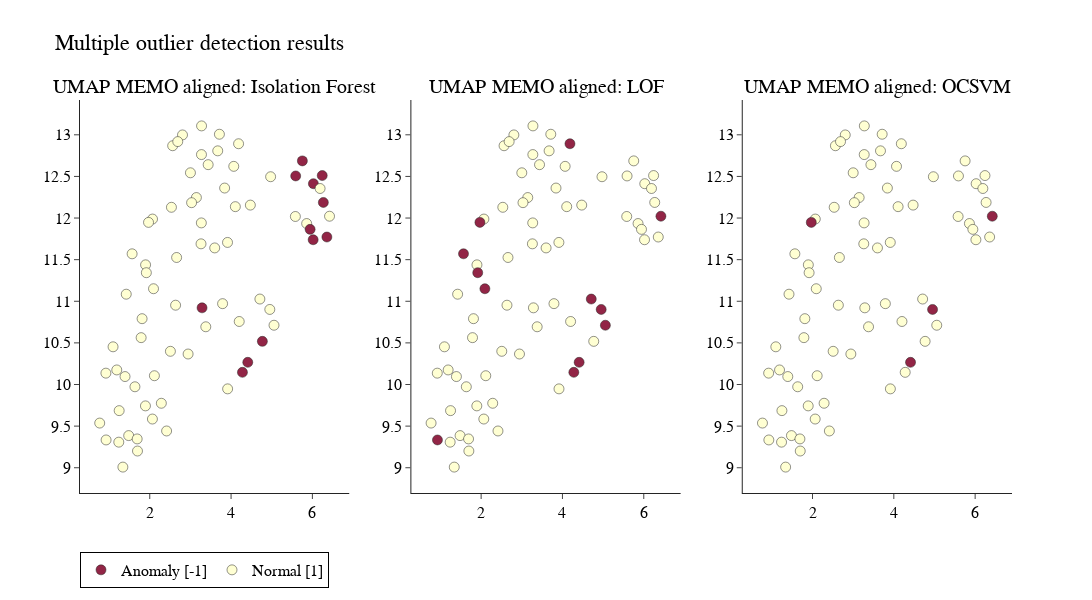

Notebook source saved alongside this figure:
### Markdown cell above
##### SC.2.1 UMAP

### Code cell
umap_2d(matrix = metric_df,
        data = SC, 
        metadata=metadata_df)

### Figure 1 — Plotly figure (JSON) as saved in the notebook; plotly's stock layout.template omitted (floating-point values rounded to 4 significant figures)
{"data": [{"hovertext": ["LQ-01-61-01_pos.mzXML", "LQ-01-61-02_pos.mzXML", "LQ-01-61-03_pos.mzXML", "LQ-01-61-04_pos.mzXML", "LQ-01-61-05_pos.mzXML", "LQ-01-61-06_pos.mzXML", "LQ-01-61-07_pos.mzXML", "LQ-01-61-08_pos.mzXML", "LQ-01-61-09_pos.mzXML", "LQ-01-61-10_pos.mzXML", "LQ-01-61-11_pos.mzXML", "LQ-01-61-12_pos.mzXML", "LQ-01-61-13_pos.mzXML", "LQ-01-61-14_pos.mzXML", "LQ-01-61-15_pos.mzXML", "LQ-01-61-16_pos.mzXML", "LQ-01-61-17_pos.mzXML", "LQ-01-61-18_pos.mzXML", "LQ-01-61-19_pos.mzXML", "LQ-01-61-20_pos.mzXML", "LQ-01-61-21_pos.mzXML", "LQ-01-61-22_pos.mzXML", "LQ-01-61-23_pos.mzXML", "LQ-01-61-24_pos.mzXML", "LQ-01-61-25_pos.mzXML", "LQ-01-61-26_pos.mzXML", "LQ-01-61-27_pos.mzXML", "LQ-01-61-28_pos.mzXML", "LQ-01-61-29_pos.mzXML", "LQ-01-61-30_pos.mzXML", "LQ-01-61-31_pos.mzXML", "LQ-01-61-32_pos.mzXML", "LQ-01-61-33_pos.mzXML", "LQ-01-61-34_pos.mzXML", "LQ-01-61-35_pos.mzXML", "LQ-01-61-36_pos.mzXML", "LQ-01-61-37_pos.mzXML", "LQ-01-61-38_pos.mzXML", "LQ-01-61-39_pos.mzXML", "LQ-01-61-40_pos.mzXML", "LQ-01-61-41_pos.mzXML", "LQ-01-61-42_pos.mzXML", "LQ-01-61-43_pos.mzXML", "LQ-01-61-44_pos.mzXML", "LQ-01-61-45_pos.mzXML", "LQ-01-61-46_pos.mzXML", "LQ-01-61-47_pos.mzXML", "LQ-01-61-48_pos.mzXML", "LQ-01-61-49_pos.mzXML", "LQ-01-61-50_pos.mzXML", "LQ-01-61-51_pos.mzXML", "LQ-01-61-52_pos.mzXML", "LQ-01-61-53_pos.mzXML", "LQ-01-61-54_pos.mzXML", "LQ-01-61-55_pos.mzXML", "LQ-01-61-56_pos.mzXML", "LQ-01-61-57_pos.mzXML", "LQ-01-61-58_pos.mzXML", "LQ-01-61-59_pos.mzXML", "LQ-01-61-60_pos.mzXML", "LQ-01-61-61_pos.mzXML", "LQ-01-61-62_pos.mzXML", "LQ-01-61-63_pos.mzXML", "LQ-01-61-64_pos.mzXML", "LQ-01-61-65_pos.mzXML", "LQ-01-61-66_pos.mzXML", "LQ-01-61-67_pos.mzXML", "LQ-01-61-68_pos.mzXML", "LQ-01-61-69_pos.mzXML", "LQ-01-61-70_pos.mzXML", "LQ-01-61-71_pos.mzXML", "LQ-01-61-72_pos.mzXML", "LQ-01-61-73_pos.mzXML", "LQ-01-61-74_pos.mzXML", "LQ-01-61-75_pos.mzXML", "LQ-01-61-78_pos.mzXML"], "marker": {"color": [-1, -1, -1, -1, -1, -1, -1, 1, 1, 1, 1, 1, 1, -1, 1, 1, 1, 1, -1, 1, 1, 1, 1, 1, 1, 1, 1, 1, 1, 1, -1, 1, 1, 1, 1, 1, -1, 1, 1, 1, 1, 1, 1, 1, 1, 1, 1, 1, 1, 1, 1, 1, 1, 1, 1, 1, 1, 1, 1, 1, 1, 1, 1, 1, 1, 1, 1, 1, 1, 1, 1, 1, 1, -1, 1, 1], "colorscale": [[0, "rgb(128,0,38)"], [0.125, "rgb(189,0,38)"], [0.25, "rgb(227,26,28)"], [0.375, "rgb(252,78,42)"], [0.5, "rgb(253,141,60)"], [0.625, "rgb(254,178,76)"], [0.75, "rgb(254,217,118)"], [0.875, "rgb(255,237,160)"], [1, "rgb(255,255,204)"]], "line": {"color": "black", "width": 0.5}, "showscale": false, "size": 10}, "mode": "markers", "name": "Anomaly [-1]", "opacity": 0.85, "type": "scatter", "x": [5.753, 5.589, 6.242, 6.025, 3.286, 6.019, 4.411, 1.189, 2.068, 1.812, 4.066, 2.066, 3.147, 6.27, 2.636, 3.915, 5.859, 3.791, 4.28, 3.261, 1.898, 1.916, 2.092, 3.272, 2.661, 1.239, 2.508, 3.269, 3.672, 0.7695, 4.77, 4.2, 1.248, 3.274, 3.029, 1.482, 6.356, 3.378, 1.339, 1.636, 4.185, 2.415, 2.943, 4.474, 3.598, 1.392, 1.566, 2.806, 2.564, 2.689, 1.788, 1.894, 2.533, 4.709, 4.953, 5.056, 3.0, 3.913, 1.699, 1.97, 0.9217, 2.114, 1.422, 1.098, 1.691, 3.842, 4.973, 2.285, 3.713, 6.19, 3.436, 0.9263, 5.581, 5.944, 4.105, 6.422], "xaxis": "x", "y": [12.69, 12.51, 12.51, 12.41, 10.92, 11.74, 10.27, 10.18, 11.99, 10.79, 12.62, 9.585, 12.25, 12.19, 10.95, 9.948, 11.93, 10.97, 10.15, 11.69, 11.44, 11.34, 11.15, 12.76, 11.53, 9.307, 10.4, 11.94, 12.81, 9.537, 10.52, 10.76, 9.686, 13.11, 12.18, 9.386, 11.77, 10.69, 9.008, 9.973, 12.89, 9.442, 10.37, 12.16, 11.64, 10.1, 11.57, 13.0, 12.87, 12.92, 10.56, 9.743, 12.13, 11.03, 10.9, 10.71, 12.54, 11.71, 9.201, 11.95, 10.14, 10.11, 11.09, 10.45, 9.346, 12.36, 12.5, 9.775, 13.01, 12.35, 12.64, 9.334, 12.02, 11.86, 12.14, 12.02], "yaxis": "y"}, {"hovertext": ["LQ-01-61-01_pos.mzXML", "LQ-01-61-02_pos.mzXML", "LQ-01-61-03_pos.mzXML", "LQ-01-61-04_pos.mzXML", "LQ-01-61-05_pos.mzXML", "LQ-01-61-06_pos.mzXML", "LQ-01-61-07_pos.mzXML", "LQ-01-61-08_pos.mzXML", "LQ-01-61-09_pos.mzXML", "LQ-01-61-10_pos.mzXML", "LQ-01-61-11_pos.mzXML", "LQ-01-61-12_pos.mzXML", "LQ-01-61-13_pos.mzXML", "LQ-01-61-14_pos.mzXML", "LQ-01-61-15_pos.mzXML", "LQ-01-61-16_pos.mzXML", "LQ-01-61-17_pos.mzXML", "LQ-01-61-18_pos.mzXML", "LQ-01-61-19_pos.mzXML", "LQ-01-61-20_pos.mzXML", "LQ-01-61-21_pos.mzXML", "LQ-01-61-22_pos.mzXML", "LQ-01-61-23_pos.mzXML", "LQ-01-61-24_pos.mzXML", "LQ-01-61-25_pos.mzXML", "LQ-01-61-26_pos.mzXML", "LQ-01-61-27_pos.mzXML", "LQ-01-61-28_pos.mzXML", "LQ-01-61-29_pos.mzXML", "LQ-01-61-30_pos.mzXML", "LQ-01-61-31_pos.mzXML", "LQ-01-61-32_pos.mzXML", "LQ-01-61-33_pos.mzXML", "LQ-01-61-34_pos.mzXML", "LQ-01-61-35_pos.mzXML", "LQ-01-61-36_pos.mzXML", "LQ-01-61-37_pos.mzXML", "LQ-01-61-38_pos.mzXML", "LQ-01-61-39_pos.mzXML", "LQ-01-61-40_pos.mzXML", "LQ-01-61-41_pos.mzXML", "LQ-01-61-42_pos.mzXML", "LQ-01-61-43_pos.mzXML", "LQ-01-61-44_pos.mzXML", "LQ-01-61-45_pos.mzXML", "LQ-01-61-46_pos.mzXML", "LQ-01-61-47_pos.mzXML", "LQ-01-61-48_pos.mzXML", "LQ-01-61-49_pos.mzXML", "LQ-01-61-50_pos.mzXML", "LQ-01-61-51_pos.mzXML", "LQ-01-61-52_pos.mzXML", "LQ-01-61-53_pos.mzXML", "LQ-01-61-54_pos.mzXML", "LQ-01-61-55_pos.mzXML", "LQ-01-61-56_pos.mzXML", "LQ-01-61-57_pos.mzXML", "LQ-01-61-58_pos.mzXML", "LQ-01-61-59_pos.mzXML", "LQ-01-61-60_pos.mzXML", "LQ-01-61-61_pos.mzXML", "LQ-01-61-62_pos.mzXML", "LQ-01-61-63_pos.mzXML", "LQ-01-61-64_pos.mzXML", "LQ-01-61-65_pos.mzXML", "LQ-01-61-66_pos.mzXML", "LQ-01-61-67_pos.mzXML", "LQ-01-61-68_pos.mzXML", "LQ-01-61-69_pos.mzXML", "LQ-01-61-70_pos.mzXML", "LQ-01-61-71_pos.mzXML", "LQ-01-61-72_pos.mzXML", "LQ-01-61-73_pos.mzXML", "LQ-01-61-74_pos.mzXML", "LQ-01-61-75_pos.mzXML", "LQ-01-61-78_pos.mzXML"], "marker": {"color": [1, 1, 1, 1, 1, 1, -1, 1, 1, 1, 1, 1, 1, 1, 1, 1, 1, 1, -1, 1, 1, -1, -1, 1, 1, 1, 1, 1, 1, 1, 1, 1, 1, 1, 1, 1, 1, 1, 1, 1, -1, 1, 1, 1, 1, 1, -1, 1, 1, 1, 1, 1, 1, -1, -1, -1, 1, 1, 1, -1, 1, 1, 1, 1, 1, 1, 1, 1, 1, 1, 1, -1, 1, 1, 1, -1], "colorscale": [[0, "rgb(128,0,38)"], [0.125, "rgb(189,0,38)"], [0.25, "rgb(227,26,28)"], [0.375, "rgb(252,78,42)"], [0.5, "rgb(253,141,60)"], [0.625, "rgb(254,178,76)"], [0.75, "rgb(254,217,118)"], [0.875, "rgb(255,237,160)"], [1, "rgb(255,255,204)"]], "line": {"color": "black", "width": 0.5}, "showscale": false, "size": 10}, "mode": "markers", "name": "Normal [1]", "opacity": 0.85, "showlegend": true, "type": "scatter", "x": [5.753, 5.589, 6.242, 6.025, 3.286, 6.019, 4.411, 1.189, 2.068, 1.812, 4.066, 2.066, 3.147, 6.27, 2.636, 3.915, 5.859, 3.791, 4.28, 3.261, 1.898, 1.916, 2.092, 3.272, 2.661, 1.239, 2.508, 3.269, 3.672, 0.7695, 4.77, 4.2, 1.248, 3.274, 3.029, 1.482, 6.356, 3.378, 1.339, 1.636, 4.185, 2.415, 2.943, 4.474, 3.598, 1.392, 1.566, 2.806, 2.564, 2.689, 1.788, 1.894, 2.533, 4.709, 4.953, 5.056, 3.0, 3.913, 1.699, 1.97, 0.9217, 2.114, 1.422, 1.098, 1.691, 3.842, 4.973, 2.285, 3.713, 6.19, 3.436, 0.9263, 5.581, 5.944, 4.105, 6.422], "xaxis": "x2", "y": [12.69, 12.51, 12.51, 12.41, 10.92, 11.74, 10.27, 10.18, 11.99, 10.79, 12.62, 9.585, 12.25, 12.19, 10.95, 9.948, 11.93, 10.97, 10.15, 11.69, 11.44, 11.34, 11.15, 12.76, 11.53, 9.307, 10.4, 11.94, 12.81, 9.537, 10.52, 10.76, 9.686, 13.11, 12.18, 9.386, 11.77, 10.69, 9.008, 9.973, 12.89, 9.442, 10.37, 12.16, 11.64, 10.1, 11.57, 13.0, 12.87, 12.92, 10.56, 9.743, 12.13, 11.03, 10.9, 10.71, 12.54, 11.71, 9.201, 11.95, 10.14, 10.11, 11.09, 10.45, 9.346, 12.36, 12.5, 9.775, 13.01, 12.35, 12.64, 9.334, 12.02, 11.86, 12.14, 12.02], "yaxis": "y2"}, {"hovertext": ["LQ-01-61-01_pos.mzXML", "LQ-01-61-02_pos.mzXML", "LQ-01-61-03_pos.mzXML", "LQ-01-61-04_pos.mzXML", "LQ-01-61-05_pos.mzXML", "LQ-01-61-06_pos.mzXML", "LQ-01-61-07_pos.mzXML", "LQ-01-61-08_pos.mzXML", "LQ-01-61-09_pos.mzXML", "LQ-01-61-10_pos.mzXML", "LQ-01-61-11_pos.mzXML", "LQ-01-61-12_pos.mzXML", "LQ-01-61-13_pos.mzXML", "LQ-01-61-14_pos.mzXML", "LQ-01-61-15_pos.mzXML", "LQ-01-61-16_pos.mzXML", "LQ-01-61-17_pos.mzXML", "LQ-01-61-18_pos.mzXML", "LQ-01-61-19_pos.mzXML", "LQ-01-61-20_pos.mzXML", "LQ-01-61-21_pos.mzXML", "LQ-01-61-22_pos.mzXML", "LQ-01-61-23_pos.mzXML", "LQ-01-61-24_pos.mzXML", "LQ-01-61-25_pos.mzXML", "LQ-01-61-26_pos.mzXML", "LQ-01-61-27_pos.mzXML", "LQ-01-61-28_pos.mzXML", "LQ-01-61-29_pos.mzXML", "LQ-01-61-30_pos.mzXML", "LQ-01-61-31_pos.mzXML", "LQ-01-61-32_pos.mzXML", "LQ-01-61-33_pos.mzXML", "LQ-01-61-34_pos.mzXML", "LQ-01-61-35_pos.mzXML", "LQ-01-61-36_pos.mzXML", "LQ-01-61-37_pos.mzXML", "LQ-01-61-38_pos.mzXML", "LQ-01-61-39_pos.mzXML", "LQ-01-61-40_pos.mzXML", "LQ-01-61-41_pos.mzXML", "LQ-01-61-42_pos.mzXML", "LQ-01-61-43_pos.mzXML", "LQ-01-61-44_pos.mzXML", "LQ-01-61-45_pos.mzXML", "LQ-01-61-46_pos.mzXML", "LQ-01-61-47_pos.mzXML", "LQ-01-61-48_pos.mzXML", "LQ-01-61-49_pos.mzXML", "LQ-01-61-50_pos.mzXML", "LQ-01-61-51_pos.mzXML", "LQ-01-61-52_pos.mzXML", "LQ-01-61-53_pos.mzXML", "LQ-01-61-54_pos.mzXML", "LQ-01-61-55_pos.mzXML", "LQ-01-61-56_pos.mzXML", "LQ-01-61-57_pos.mzXML", "LQ-01-61-58_pos.mzXML", "LQ-01-61-59_pos.mzXML", "LQ-01-61-60_pos.mzXML", "LQ-01-61-61_pos.mzXML", "LQ-01-61-62_pos.mzXML", "LQ-01-61-63_pos.mzXML", "LQ-01-61-64_pos.mzXML", "LQ-01-61-65_pos.mzXML", "LQ-01-61-66_pos.mzXML", "LQ-01-61-67_pos.mzXML", "LQ-01-61-68_pos.mzXML", "LQ-01-61-69_pos.mzXML", "LQ-01-61-70_pos.mzXML", "LQ-01-61-71_pos.mzXML", "LQ-01-61-72_pos.mzXML", "LQ-01-61-73_pos.mzXML", "LQ-01-61-74_pos.mzXML", "LQ-01-61-75_pos.mzXML", "LQ-01-61-78_pos.mzXML"], "legendgrouptitle": {"text": "Anomaly"}, "marker": {"color": [1, 1, 1, 1, 1, 1, -1, 1, 1, 1, 1, 1, 1, 1, 1, 1, 1, 1, 1, 1, 1, 1, 1, 1, 1, 1, 1, 1, 1, 1, 1, 1, 1, 1, 1, 1, 1, 1, 1, 1, 1, 1, 1, 1, 1, 1, 1, 1, 1, 1, 1, 1, 1, 1, -1, 1, 1, 1, 1, -1, 1, 1, 1, 1, 1, 1, 1, 1, 1, 1, 1, 1, 1, 1, 1, -1], "colorscale": [[0, "rgb(128,0,38)"], [0.125, "rgb(189,0,38)"], [0.25, "rgb(227,26,28)"], [0.375, "rgb(252,78,42)"], [0.5, "rgb(253,141,60)"], [0.625, "rgb(254,178,76)"], [0.75, "rgb(254,217,118)"], [0.875, "rgb(255,237,160)"], [1, "rgb(255,255,204)"]], "line": {"color": "black", "width": 0.5}, "showscale": false, "size": 10}, "mode": "markers", "opacity": 0.85, "showlegend": false, "type": "scatter", "x": [5.753, 5.589, 6.242, 6.025, 3.286, 6.019, 4.411, 1.189, 2.068, 1.812, 4.066, 2.066, 3.147, 6.27, 2.636, 3.915, 5.859, 3.791, 4.28, 3.261, 1.898, 1.916, 2.092, 3.272, 2.661, 1.239, 2.508, 3.269, 3.672, 0.7695, 4.77, 4.2, 1.248, 3.274, 3.029, 1.482, 6.356, 3.378, 1.339, 1.636, 4.185, 2.415, 2.943, 4.474, 3.598, 1.392, 1.566, 2.806, 2.564, 2.689, 1.788, 1.894, 2.533, 4.709, 4.953, 5.056, 3.0, 3.913, 1.699, 1.97, 0.9217, 2.114, 1.422, 1.098, 1.691, 3.842, 4.973, 2.285, 3.713, 6.19, 3.436, 0.9263, 5.581, 5.944, 4.105, 6.422], "xaxis": "x3", "y": [12.69, 12.51, 12.51, 12.41, 10.92, 11.74, 10.27, 10.18, 11.99, 10.79, 12.62, 9.585, 12.25, 12.19, 10.95, 9.948, 11.93, 10.97, 10.15, 11.69, 11.44, 11.34, 11.15, 12.76, 11.53, 9.307, 10.4, 11.94, 12.81, 9.537, 10.52, 10.76, 9.686, 13.11, 12.18, 9.386, 11.77, 10.69, 9.008, 9.973, 12.89, 9.442, 10.37, 12.16, 11.64, 10.1, 11.57, 13.0, 12.87, 12.92, 10.56, 9.743, 12.13, 11.03, 10.9, 10.71, 12.54, 11.71, 9.201, 11.95, 10.14, 10.11, 11.09, 10.45, 9.346, 12.36, 12.5, 9.775, 13.01, 12.35, 12.64, 9.334, 12.02, 11.86, 12.14, 12.02], "yaxis": "y3"}], "layout": {"annotations": [{"font": {"size": 20}, "showarrow": false, "text": "UMAP MEMO aligned: Isolation Forest", "x": 0.1444, "xanchor": "center", "xref": "paper", "y": 1, "yanchor": "bottom", "yref": "paper"}, {"font": {"size": 20}, "showarrow": false, "text": "UMAP MEMO aligned: LOF", "x": 0.5, "xanchor": "center", "xref": "paper", "y": 1, "yanchor": "bottom", "yref": "paper"}, {"font": {"size": 20}, "showarrow": false, "text": "UMAP MEMO aligned: OCSVM", "x": 0.8556, "xanchor": "center", "xref": "paper", "y": 1, "yanchor": "bottom", "yref": "paper"}], "font": {"color": "black", "family": "Times New Roman", "size": 16}, "height": 600, "legend": {"bordercolor": "Black", "borderwidth": 1, "orientation": "h", "x": 0, "y": -0.15}, "title": {"text": "Multiple outlier detection results"}, "width": 1500, "xaxis": {"anchor": "y", "domain": [0, 0.2889]}, "xaxis2": {"anchor": "y2", "domain": [0.3556, 0.6444]}, "xaxis3": {"anchor": "y3", "domain": [0.7111, 1]}, "yaxis": {"anchor": "x", "domain": [0, 1]}, "yaxis2": {"anchor": "x2", "domain": [0, 1]}, "yaxis3": {"anchor": "x3", "domain": [0, 1]}}}
